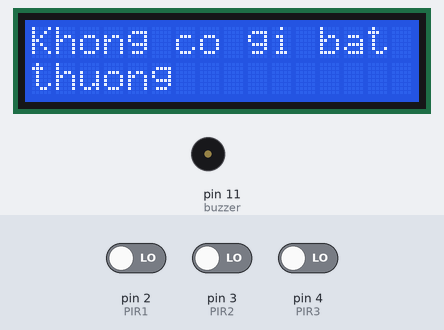
Simulated run of this sketch. Board: Arduino Uno, built with avr-gcc and run on an emulated ATmega328P. On the bench: 16×2 character LCD, buzzer (waves = sounding). The inputs (shaded band) are chosen by the test bench; at power-on: pin 2 (PIR1) LOW, pin 3 (PIR2) LOW, pin 4 (PIR3) LOW. What the sketch prints to the serial monitor is not drawn.

Above: at 1.2 s.
1.3 s: pin 2 (PIR1) driven HIGH
At 2.2 s:
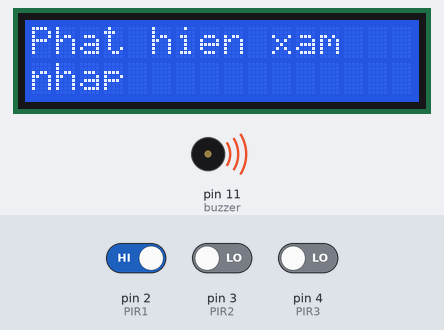
Timing chart, 0 to 4.3 s (numbered marks = the images above; inputs shaded):
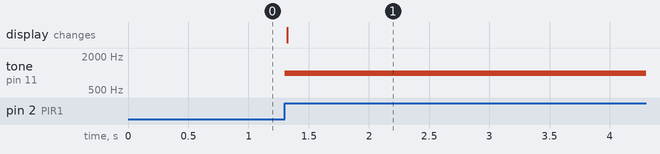

Measured:
- after the input at 1.3 s, tone on pin 11 (buzzer): silent → 1000 Hz at once; the display: changes at once (image 1)

The sketch:

a.ino
```cpp
#include <Wire.h>
#include <LiquidCrystal_I2C.h>

LiquidCrystal_I2C lcd(0x27,16,2);

int buzzer = 11;
int PIR1 = 2;
int PIR2 = 3;
int PIR3 = 4;


void setup() {
  //define the Relay pin as output
  Serial.begin(9600);
  Serial.println("Khong co gi bat thuong");
  pinMode(buzzer, OUTPUT);
  //define the sensor pin as input
  pinMode(PIR1, INPUT);
  pinMode(PIR2, INPUT);
  pinMode(PIR3, INPUT);
  noTone(buzzer);
  lcd.begin(16, 2);
  lcd.backlight();
  lcd.setCursor(0,0);
  lcd.print("Khong co gi bat");
  lcd.setCursor(0,1);
  lcd.print("thuong");
}

void loop() {
  int value1 = digitalRead(PIR1);
  int value2 = digitalRead(PIR2);
  int value3 = digitalRead(PIR3);
  if(value1 == HIGH){
    if(value1 == HIGH || value3 == HIGH){
      tone(buzzer, 1000);
      lcd.clear();
      lcd.setCursor(0,0);
      lcd.print("Phat hien xam");
      lcd.setCursor(0,1);
      lcd.print("nhap");
      Serial.println("Phat hien xam nhap");
      delay(60000);
    }else{
      lcd.clear();
      lcd.setCursor(0,0);
      lcd.print("khong co gi bat");
      lcd.setCursor(0,1);
      lcd.print("thuong");
      Serial.println("khong co gi bat thuong");
      noTone(buzzer);
      delay(1000);
    }
 }
}
```
